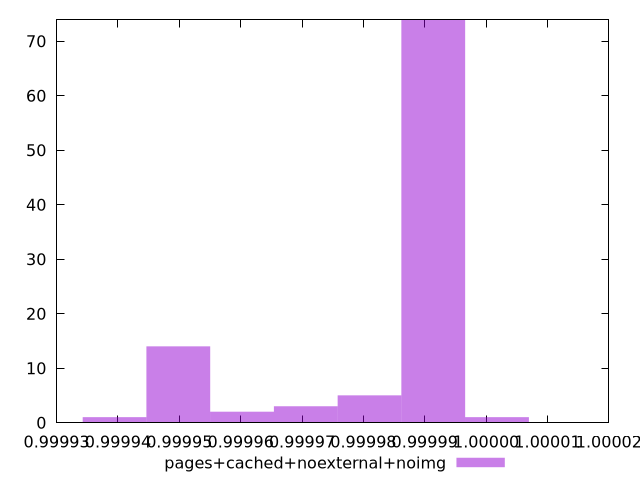

Write gnuplot code to recreate this figure.
$_pagesCachedNoexternalNoimg <<EOF
0.9999913794114621 74
0.999980992480625 5
0.9999602186189508 2
0.9999498316881137 14
0.9999706055497879 3
0.9999394447572766 1
1.0000017663422993 1
EOF
set key outside below
set terminal pngcairo
set output "report_00005_2020-11-02T22-26-11.212Z/max-potential-fid/pages+cached+noexternal+noimg//hist.png"
set yrange [0:74]
set boxwidth 0.00001038693083710516
set style fill transparent solid 0.5 noborder
plot $_pagesCachedNoexternalNoimg title "pages+cached+noexternal+noimg" with boxes ,
